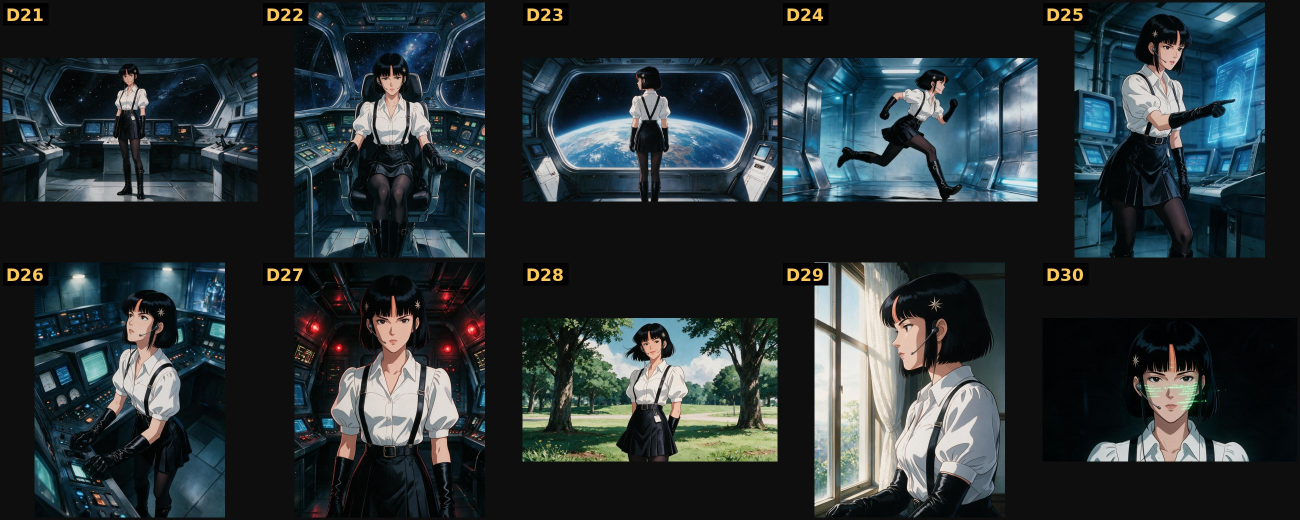
#> input picture film/production/images/dataset-1-sheet-3.jpg, 2600 x 1040 px, given in place of s067-1-6af32d1ef1ba753dad466024.jpg, which was not available (shown at 1/2 size)
$ python terminal_faces.py --out out.png
#> lines starting #> are read from the running program, lines starting #| are printed output that depends on the picture; after the words box and inside, x2 and y2 are one past the last pixel; in counts of white or black regions, pixels touching at a corner belong together
#!/usr/bin/env python3
"""s067, the terminal faces: four sung clips composited into the 2x2 CRT plate, as colour ASCII or as video.

    ~/ComfyUI/venv/bin/python production/tools/gfx/terminal_faces.py --mode ascii --out media/gfx/s067-ascii.mp4
    ~/ComfyUI/venv/bin/python production/tools/gfx/terminal_faces.py --mode video --out media/gfx/s067-video.mp4

Kiln, 10 Nov 2026. Lati: "lets go with ascii test, but lets use high resolution in terms of symbols used, since the
motion in that shot is so good", and he weighs it against the clips "as is on crts, with some effects and filters".
Both modes share the plate, the screen masks and the CRT finish (scan lines, glow, flicker), so the comparison is only
ASCII against video. CPU only (numpy, PIL, ffmpeg); nothing touches the GPU.
"""

import argparse
import subprocess
from pathlib import Path

import numpy as np
from PIL import Image, ImageDraw, ImageFilter, ImageFont
from scipy import ndimage

ROOT = Path(__file__).resolve().parents[3]
PLATE = ROOT / "media/plates/v2/s067-1-6af32d1ef1ba753dad466024.jpg"
CLIPS = ROOT / "media/clips/quiet-1"
# screen order: top left, top right, bottom left, bottom right (the draft's order: Eve, Claudia, Astra, Vera)
FACES = ["s067-eve-jaWZ5e9U.mp4", "s067-claudia-GjYMGDdQ.mp4", "s067-astra-77fjmNae.mp4", "s067-vera-JeFb1b6f.mp4"]
SONG = ROOT / "media/song/parempi.wav"
W, H, FPS = 1920, 1080, 24
CLIP_W, CLIP_H = 1280, 720
FONT = "/usr/share/fonts/truetype/dejavu/DejaVuSansMono.ttf"
CHARS = " .'`^\",:;Il!i~+_-?][}{1)(|/tfjrxnuvczXYUJCLQ0OZmwqpdbkhao*#MW&8%B@$"


def screens(plate):
    """The four glass areas: bounding boxes and soft masks, found by brightness (the bezels are dark)."""
    lum = np.asarray(plate.convert("L")).astype(float)
    m = ndimage.binary_opening(lum > 45, iterations=3)
    lab, _ = ndimage.label(m)
    out = []
    for i, o in enumerate(ndimage.find_objects(lab)):
        if (lab[o] == i + 1).sum() > 50000:
            mask = ndimage.binary_erosion(lab == i + 1, iterations=4).astype(float)
            mask = ndimage.gaussian_filter(mask, 2.0)
            out.append(((o[1].start, o[0].start, o[1].stop, o[0].stop), mask))
    out.sort(key=lambda s: (s[0][1] > H / 2, s[0][0]))
    assert len(out) == 4, f"found {len(out)} screens"
    return out


# [32 lines left out: functions atlas, frames, cover, not called in this run]


def levels(img, lo, hi):
    """Lift the shadows so a hard-lit face (Astra) keeps its dark side in characters."""
    return np.clip((img - lo) / max(hi - lo, 1e-3), 0, 1)


# [29 lines left out: functions cells, as_ascii, crt, not called in this run]


def main():
    ap = argparse.ArgumentParser()
    ap.add_argument("--mode", choices=["ascii", "video", "dissolve"], default="ascii")
    ap.add_argument("--d0", type=float, default=1.84, help="dissolve: clip time it starts (\"Every part\" at 106.84)")
    ap.add_argument("--d1", type=float, default=2.88, help="dissolve: clip time it ends (\"word\" ends 107.88)")
    ap.add_argument("--band", type=float, default=0.15, help="dissolve: how soft each cell's switch is (0.04 = nearly hard)")
    ap.add_argument("--cell", type=int, default=5, help="character cell width in px at 1080p (height is twice)")
    ap.add_argument("--start", type=float, default=105.0, help="song time of the clips' first frame")
    ap.add_argument("--out", required=True)
    a = ap.parse_args()

    plate = Image.open(PLATE).convert("RGB").resize((W, H), Image.LANCZOS)
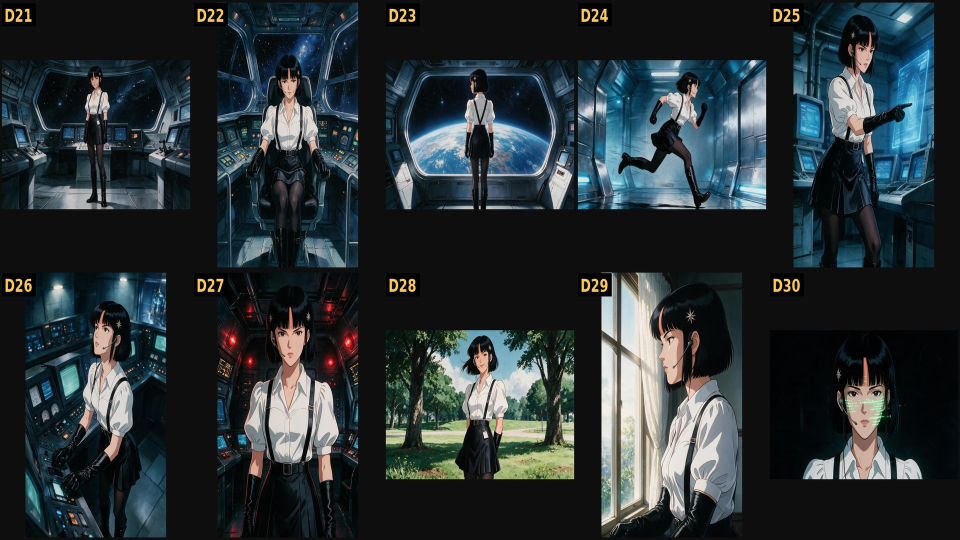
#> plate: PIL image 1920x1080 RGB (shown at 1/2 size); mean R, G, B 42.2, 50.9, 53.7
    base = np.asarray(plate).astype(float) / 255
    scr = screens(plate)
#> in screens, `lum = np.asarray(plate.convert("L")).astype(float)`:
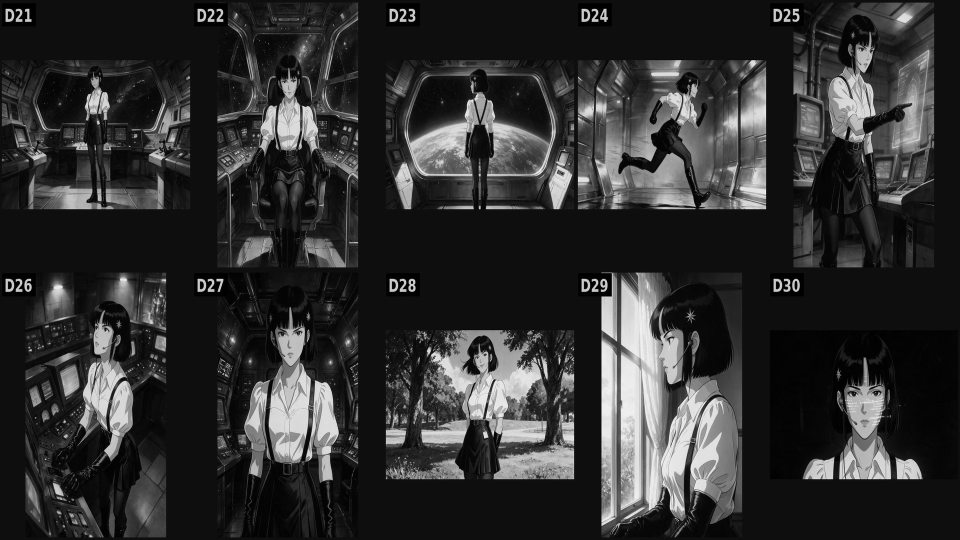
#> lum: shape (1080, 1920) float64 (shown at 1/2 size); min 0, max 251, mean 48.6
#> in screens, `m = ndimage.binary_opening(lum > 45, iterations=3)`:
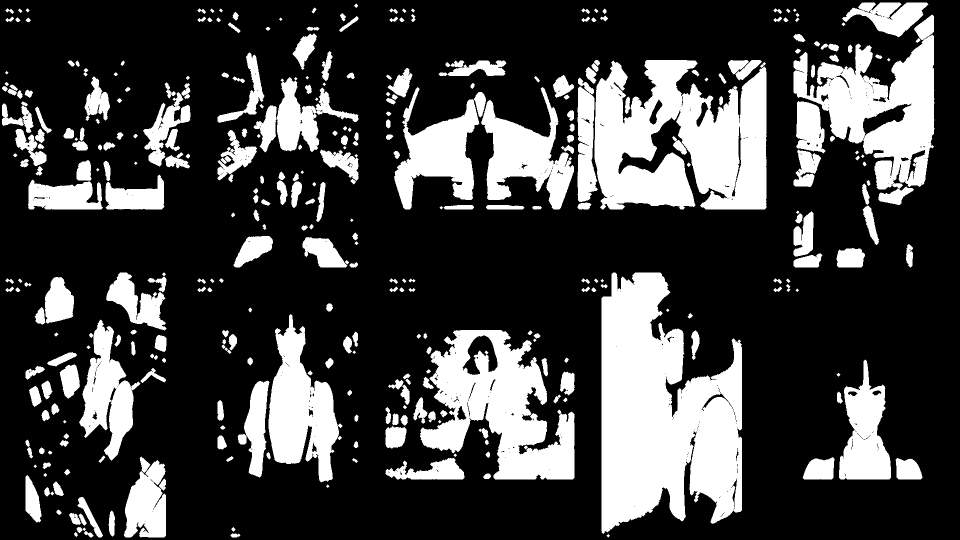
#> m: shape (1080, 1920) bool (shown at 1/2 size); 25.8% white; 355 white regions, largest, box (x1, y1, x2, y2) and area: (1203, 545, 1484, 1068) 101590, (1189, 120, 1533, 419) 74142, (840, 660, 1149, 959) 49274
#> in screens, `lab, _ = ndimage.label(m)`:
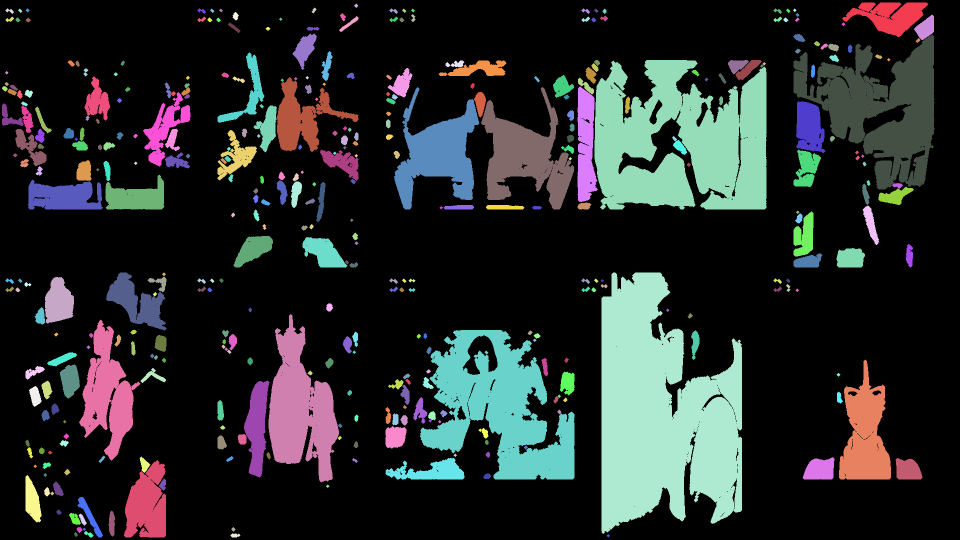
#> lab: shape (1080, 1920) int32 (shown at 1/2 size); 388 distinct labels, from 0 to 387; one colour per label, 0 black
#> after the loop in screens, `for i, o in enumerate(ndimage.find_objects(lab)):`: out = 2 items
    glyphs = atlas(a.cell, a.cell * 2, 24)
    # per-clip levels from its first frame, so each face fills its range
    gens = [frames(CLIPS / f) for f in FACES]

    out = ROOT / a.out
    out.parent.mkdir(parents=True, exist_ok=True)
    enc = subprocess.Popen(["ffmpeg", "-v", "error", "-y", "-f", "rawvideo", "-pix_fmt", "rgb24", "-s", f"{W}x{H}",
                            "-r", str(FPS), "-i", "-", "-ss", str(a.start), "-i", str(SONG), "-map", "0:v", "-map",
                            "1:a", "-c:v", "libx264", "-crf", "18", "-pix_fmt", "yuv420p", "-c:a", "aac", "-b:a",
                            "192k", "-shortest", str(out)], stdin=subprocess.PIPE)
    lv = [None] * 4
    eq = [None] * 4
    order = [None] * 4
    n = 0
    for fr in zip(*gens):
        t = n / FPS
        img = base.copy()
        glass = base.copy()
        for k, ((x0, y0, x1, y1), mask) in enumerate(scr):
            w, h = x1 - x0, y1 - y0
            face = cover(fr[k], w, h)
            if lv[k] is None:
                q = np.quantile(face.mean(2), [0.02, 0.995])
                lv[k] = (q[0], q[1])
            face = levels(face, *lv[k])
            if a.mode in ("ascii", "dissolve"):
                if eq[k] is None:
                    _, l0 = cells(face, a.cell, a.cell * 2)
                    eq[k] = np.quantile(l0, np.linspace(0, 1, 33))
                    eq[k] = np.maximum.accumulate(eq[k] + np.arange(33) * 1e-6)
                layer = as_ascii(face, glyphs, a.cell, a.cell * 2, eq[k])
                if a.mode == "dissolve":
                    vid = face.copy()
                    vid[..., 0] = np.roll(vid[..., 0], 1, 1)
                    vid[..., 2] = np.roll(vid[..., 2], -1, 1)
                    # cell by cell: each cell turns to its character at its own moment inside [d0, d1]
                    if order[k] is None:
                        rows, cols = h // (a.cell * 2), w // a.cell
                        order[k] = np.random.default_rng(67 + k).random((rows, cols))
                    prog = np.clip((t - a.d0) / (a.d1 - a.d0), 0, 1)
                    m_cell = np.clip((prog * (1 + a.band) - order[k]) / a.band, 0, 1)
                    mc = np.zeros((h, w))
                    rr, cc = order[k].shape
                    mc[: rr * a.cell * 2, : cc * a.cell] = np.repeat(np.repeat(m_cell, a.cell * 2, 0), a.cell, 1)
                    mc = mc[..., None]
                    layer = vid * (1 - mc) + layer * mc
            else:
                layer = face.copy()
                layer[..., 0] = np.roll(layer[..., 0], 1, 1)   # a hair of colour fringe
                layer[..., 2] = np.roll(layer[..., 2], -1, 1)
            layer = crt(layer, t, k)
            m = mask[y0:y1, x0:x1, None]
            g = glass[y0:y1, x0:x1]
            # the picture on the tube, the plate's glass reflections kept on top
            img[y0:y1, x0:x1] = g * (1 - m) + m * np.clip(layer + 0.18 * g, 0, 1)
        enc.stdin.write((img * 255).astype(np.uint8).tobytes())
        n += 1
    enc.stdin.close()
    enc.wait()
    print(f"{out.relative_to(ROOT)}: {n} frames, {n / FPS:.2f} s, mode {a.mode}, cell {a.cell}x{a.cell * 2}")


if __name__ == "__main__":
#> (the run stopped early here; a loop or call above may not have finished)
